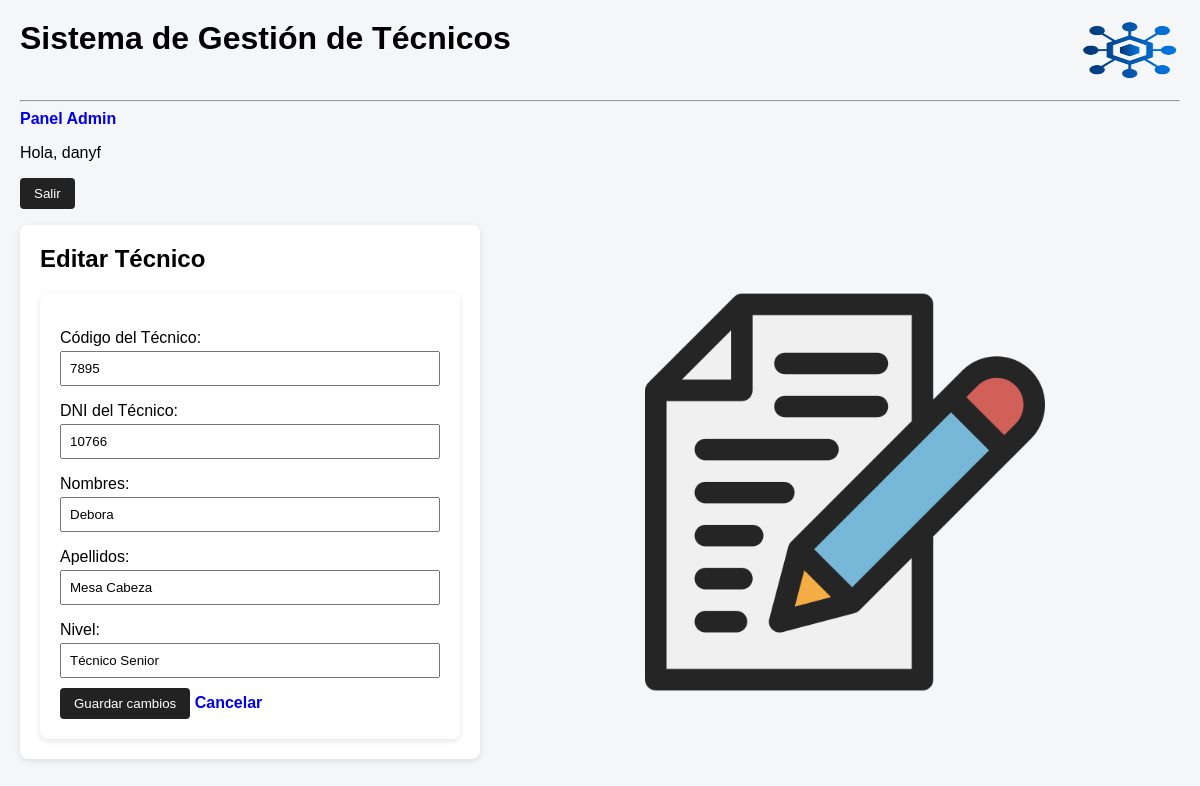
Page /editar/6/ (signed in) on the committed database.
### tecnicos/models.py (models this page shows, shortened)
class Tecnico(models.Model):
    codigo = models.CharField(
        max_length=20,
        unique=True,
        verbose_name="Código del Técnico"
        )
    dni = models.CharField(
        max_length=15,
        verbose_name="DNI del Técnico"
        )
    nombres = models.CharField(
        max_length=100
    )
    apellidos = models.CharField(
        max_length=100
    )
    nivel = models.CharField(
        max_length=20,
        default="Auxiliar",
    )
    fecha_registro = models.DateField(
        auto_now_add=True
    )

### tecnicos/views.py (the view)
# urls.py: path('editar/<int:id>/', views.editar, name='editar'),
@never_cache
@login_required
@user_passes_test(es_admin)
def editar(request, id):
    tecnico = get_object_or_404(Tecnico, id=id)
    form = TecnicoForm(request.POST or None, instance=tecnico)
    if form.is_valid():
        form.save()
        messages.success(request, 'Datos actualizados.')
        return redirect('index')
    return render(request, 'tecnicos/editar.html', {'form': form})

### tecnicos/forms.py
class TecnicoForm(forms.ModelForm):
    class Meta:
        model = Tecnico
        fields = ['codigo', 'dni', 'nombres', 'apellidos', 'nivel']

### tecnicos/views.py (called while the page is built)
def es_admin(user):
    return user.is_superuser

### tecnicos/templates/tecnicos/editar.html (shortened to what this page needs)
{% extends 'base.html' %}
{% load static %}
{% block content %}
<div class="contenedor">
    <div class="formulario">
        <h2>Editar Técnico</h2>
        <form method="post" class="formulario-editar">
            {{ form.as_p }}
            <button type="submit">Guardar cambios</button>
            <a href="{% url 'index' %}">Cancelar</a>
        </form>
    </div>
    <div class="imagen-editar">
        <img src="{% static 'tecnicos/img/editar.png' %}" alt="Editar técnico">
    </div>
</div>
{% endblock %}

### tecnicos/templates/base.html (shortened to what this page needs)
{% load static %}
<!doctype html>
<html lang="es">
  <head>
    <link rel="stylesheet" href="{% static 'tecnicos/css/estilos.css' %}" />
  </head>
  <body>
    <div class="encabezado">
      <h1>Sistema de Gestión de Técnicos</h1>
      <img
        src="{% static 'tecnicos/img/logoAzul.png' %}"
        alt="Logo"
        class="img-logo"
      />
    </div>
    <hr />
    {% if user.is_superuser %}
    <a href="{% url 'index' %}">Panel Admin</a>
{% endif %}
    {% if user.is_authenticated %}
      {% if user.is_authenticated %}
    <p>
        Hola, {{ user.username }}
        <form method="post" action="{% url 'logout' %}" style="display:inline;">
            <button type="submit" class="logout-btn">Salir</button>
        </form>
    </p>
{% endif %}
    {% else %}
    <a href="{% url 'login' %}">Iniciar sesión</a>
    {% endif %}
     {% block content %}{% endblock %}
  </body>
</html>

### tecnicos/static/tecnicos/css/estilos.css (style rules this page uses)
* { box-sizing: border-box; font-family: Arial, sans-serif; }
body { background: #f4f6f8; margin: 0; padding: 20px; }
h1, h2 { margin-top: 0; }
.contenedor { display: flex; gap: 30px; align-items: center; }
.encabezado { display: flex; justify-content: space-between; margin-bottom: 20px; }
.formulario { width: 500; background: #ffffff; padding: 20px; border-radius: 8px; box-shadow: 0 2px 6px rgba(0,0,0,0.1); }
.formulario form p { margin-bottom: 10px; }
.formulario input, .formulario select { width: 100%; padding: 8px; margin-top: 4px; }
.formulario-editar { width: 420px; background: #ffffff; padding: 20px; border-radius: 8px; box-shadow: 0 2px 6px rgba(0,0,0,0.1); }
.formulario-editar input, .formulario-editar select { width: 100%; padding: 8px; margin-top: 4px; }
button { padding: 8px 14px; border: none; border-radius: 4px; background: #222; color: #fff; cursor: pointer; }
a { text-decoration: none; font-weight: bold; }
.imagen-editar { flex: 1; display: flex; justify-content: center; align-items: center; }
.imagen-editar img { max-width: 400px; width: 100%; opacity: 0.85; }
.img-logo { height: 60px; width: 100PX; vertical-align: middle; margin-left: 15px; }

### rows in the picture
Tecnico: codigo "7895", dni "10766", nombres "Debora", apellidos "Mesa Cabeza", nivel "Técnico Senior"

### other values in the picture
{{ user.username }} "danyf"
